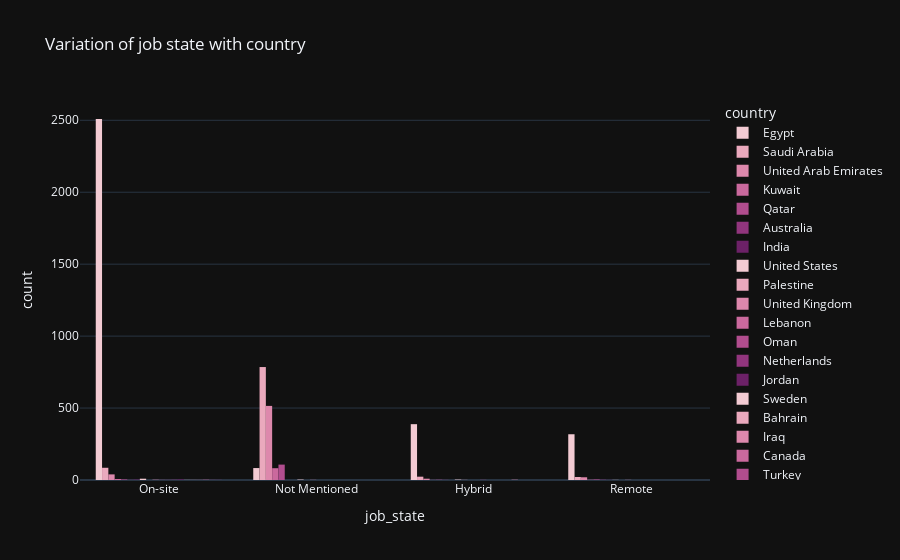

Notebook code cell kept with this figure:
### Code cell
fig= px.histogram(df,x='job_state',color='country',barmode='group',color_discrete_sequence=px.colors.sequential.Magenta,template='plotly_dark',title='Variation of job state with country')
fig.show()
#we notice that the first demand in egypt is onsite jobs and so on for the rest countries

### Figure 1 — Plotly figure (JSON) as saved in the notebook; plotly's stock layout.template omitted (floating-point values rounded to 4 significant figures; data arrays with more than 128 entries replaced by an {"elided": "..."} marker saying what was removed)
{"data": [{"alignmentgroup": "True", "bingroup": "x", "hovertemplate": "country=Egypt<br>job_state=%{x}<br>count=%{y}<extra></extra>", "legendgroup": "Egypt", "marker": {"color": "rgb(243, 203, 211)", "pattern": {"shape": ""}}, "name": "Egypt", "offsetgroup": "Egypt", "orientation": "v", "showlegend": true, "type": "histogram", "x": {"elided": "3298 str values"}, "xaxis": "x", "yaxis": "y"}, {"alignmentgroup": "True", "bingroup": "x", "hovertemplate": "country=Saudi Arabia<br>job_state=%{x}<br>count=%{y}<extra></extra>", "legendgroup": "Saudi Arabia", "marker": {"color": "rgb(234, 169, 189)", "pattern": {"shape": ""}}, "name": "Saudi Arabia", "offsetgroup": "Saudi Arabia", "orientation": "v", "showlegend": true, "type": "histogram", "x": {"elided": "914 str values"}, "xaxis": "x", "yaxis": "y"}, {"alignmentgroup": "True", "bingroup": "x", "hovertemplate": "country=United Arab Emirates<br>job_state=%{x}<br>count=%{y}<extra></extra>", "legendgroup": "United Arab Emirates", "marker": {"color": "rgb(221, 136, 172)", "pattern": {"shape": ""}}, "name": "United Arab Emirates", "offsetgroup": "United Arab Emirates", "orientation": "v", "showlegend": true, "type": "histogram", "x": {"elided": "582 str values"}, "xaxis": "x", "yaxis": "y"}, {"alignmentgroup": "True", "bingroup": "x", "hovertemplate": "country=Kuwait<br>job_state=%{x}<br>count=%{y}<extra></extra>", "legendgroup": "Kuwait", "marker": {"color": "rgb(202, 105, 157)", "pattern": {"shape": ""}}, "name": "Kuwait", "offsetgroup": "Kuwait", "orientation": "v", "showlegend": true, "type": "histogram", "x": ["On-site", "Not Mentioned", "Not Mentioned", "On-site", "On-site", "Not Mentioned", "Not Mentioned", "Not Mentioned", "Not Mentioned", "Not Mentioned", "Not Mentioned", "Not Mentioned", "Not Mentioned", "Not Mentioned", "Not Mentioned", "Not Mentioned", "Not Mentioned", "Not Mentioned", "Not Mentioned", "Not Mentioned", "Not Mentioned", "Not Mentioned", "Not Mentioned", "Not Mentioned", "Not Mentioned", "Not Mentioned", "Not Mentioned", "Not Mentioned", "Not Mentioned", "Not Mentioned", "Not Mentioned", "Not Mentioned", "Not Mentioned", "Not Mentioned", "Not Mentioned", "Not Mentioned", "Not Mentioned", "Not Mentioned", "Not Mentioned", "Not Mentioned", "On-site", "On-site", "On-site", "Remote", "Remote", "On-site", "Not Mentioned", "Not Mentioned", "Hybrid", "Not Mentioned", "Not Mentioned", "Not Mentioned", "Not Mentioned", "Not Mentioned", "Not Mentioned", "Not Mentioned", "Not Mentioned", "Not Mentioned", "Not Mentioned", "Not Mentioned", "Not Mentioned", "Not Mentioned", "Not Mentioned", "Not Mentioned", "Not Mentioned", "Not Mentioned", "Not Mentioned", "Not Mentioned", "Not Mentioned", "Not Mentioned", "Not Mentioned", "Not Mentioned", "Not Mentioned", "Not Mentioned", "Not Mentioned", "Not Mentioned", "Not Mentioned", "Not Mentioned", "Not Mentioned", "Not Mentioned", "Not Mentioned", "Not Mentioned", "Not Mentioned", "Not Mentioned", "Not Mentioned", "Not Mentioned", "Not Mentioned", "Not Mentioned", "Not Mentioned", "Not Mentioned", "Not Mentioned", "Not Mentioned"], "xaxis": "x", "yaxis": "y"}, {"alignmentgroup": "True", "bingroup": "x", "hovertemplate": "country=Qatar<br>job_state=%{x}<br>count=%{y}<extra></extra>", "legendgroup": "Qatar", "marker": {"color": "rgb(177, 77, 142)", "pattern": {"shape": ""}}, "name": "Qatar", "offsetgroup": "Qatar", "orientation": "v", "showlegend": true, "type": "histogram", "x": ["On-site", "Not Mentioned", "Not Mentioned", "Not Mentioned", "Not Mentioned", "Not Mentioned", "Remote", "Remote", "Remote", "Remote", "Not Mentioned", "On-site", "On-site", "Not Mentioned", "Not Mentioned", "Not Mentioned", "Not Mentioned", "Not Mentioned", "Not Mentioned", "Not Mentioned", "Not Mentioned", "Not Mentioned", "Not Mentioned", "Not Mentioned", "Not Mentioned", "Not Mentioned", "Not Mentioned", "Not Mentioned", "Not Mentioned", "Not Mentioned", "Not Mentioned", "Not Mentioned", "Not Mentioned", "Not Mentioned", "Not Mentioned", "Not Mentioned", "Not Mentioned", "Not Mentioned", "Not Mentioned", "Not Mentioned", "Not Mentioned", "Not Mentioned", "Not Mentioned", "Not Mentioned", "Not Mentioned", "Not Mentioned", "Not Mentioned", "Not Mentioned", "Not Mentioned", "Not Mentioned", "Not Mentioned", "Not Mentioned", "Not Mentioned", "Not Mentioned", "Not Mentioned", "Not Mentioned", "Not Mentioned", "Not Mentioned", "Not Mentioned", "Hybrid", "Not Mentioned", "Not Mentioned", "Not Mentioned", "Not Mentioned", "Not Mentioned", "Not Mentioned", "Not Mentioned", "Not Mentioned", "Not Mentioned", "Not Mentioned", "Not Mentioned", "Not Mentioned", "Not Mentioned", "Not Mentioned", "Not Mentioned", "Not Mentioned", "Not Mentioned", "Not Mentioned", "Not Mentioned", "Not Mentioned", "Not Mentioned", "Not Mentioned", "Not Mentioned", "Not Mentioned", "Not Mentioned", "Not Mentioned", "Hybrid", "Not Mentioned", "Not Mentioned", "Not Mentioned", "Not Mentioned", "Not Mentioned", "Not Mentioned", "Not Mentioned", "Not Mentioned", "Not Mentioned", "Not Mentioned", "Not Mentioned", "On-site", "Not Mentioned", "Not Mentioned", "Not Mentioned", "Not Mentioned", "Not Mentioned", "Not Mentioned", "Not Mentioned", "Not Mentioned", "Not Mentioned", "Not Mentioned", "Not Mentioned", "Not Mentioned", "Not Mentioned", "Not Mentioned", "Not Mentioned", "Not Mentioned", "Not Mentioned", "Not Mentioned"], "xaxis": "x", "yaxis": "y"}, {"alignmentgroup": "True", "bingroup": "x", "hovertemplate": "country=Australia<br>job_state=%{x}<br>count=%{y}<extra></extra>", "legendgroup": "Australia", "marker": {"color": "rgb(145, 53, 125)", "pattern": {"shape": ""}}, "name": "Australia", "offsetgroup": "Australia", "orientation": "v", "showlegend": true, "type": "histogram", "x": ["Hybrid", "Remote", "On-site", "Remote"], "xaxis": "x", "yaxis": "y"}, {"alignmentgroup": "True", "bingroup": "x", "hovertemplate": "country=India<br>job_state=%{x}<br>count=%{y}<extra></extra>", "legendgroup": "India", "marker": {"color": "rgb(108, 33, 103)", "pattern": {"shape": ""}}, "name": "India", "offsetgroup": "India", "orientation": "v", "showlegend": true, "type": "histogram", "x": ["Remote", "On-site", "On-site", "On-site"], "xaxis": "x", "yaxis": "y"}, {"alignmentgroup": "True", "bingroup": "x", "hovertemplate": "country=United States<br>job_state=%{x}<br>count=%{y}<extra></extra>", "legendgroup": "United States", "marker": {"color": "rgb(243, 203, 211)", "pattern": {"shape": ""}}, "name": "United States", "offsetgroup": "United States", "orientation": "v", "showlegend": true, "type": "histogram", "x": ["Hybrid", "Hybrid", "Hybrid", "On-site", "On-site", "On-site", "On-site", "On-site", "On-site", "On-site", "On-site", "Remote", "On-site", "Not Mentioned", "Not Mentioned", "Not Mentioned"], "xaxis": "x", "yaxis": "y"}, {"alignmentgroup": "True", "bingroup": "x", "hovertemplate": "country=Palestine<br>job_state=%{x}<br>count=%{y}<extra></extra>", "legendgroup": "Palestine", "marker": {"color": "rgb(234, 169, 189)", "pattern": {"shape": ""}}, "name": "Palestine", "offsetgroup": "Palestine", "orientation": "v", "showlegend": true, "type": "histogram", "x": ["Hybrid"], "xaxis": "x", "yaxis": "y"}, {"alignmentgroup": "True", "bingroup": "x", "hovertemplate": "country=United Kingdom<br>job_state=%{x}<br>count=%{y}<extra></extra>", "legendgroup": "United Kingdom", "marker": {"color": "rgb(221, 136, 172)", "pattern": {"shape": ""}}, "name": "United Kingdom", "offsetgroup": "United Kingdom", "orientation": "v", "showlegend": true, "type": "histogram", "x": ["Remote", "On-site", "On-site", "Not Mentioned"], "xaxis": "x", "yaxis": "y"}, {"alignmentgroup": "True", "bingroup": "x", "hovertemplate": "country=Lebanon<br>job_state=%{x}<br>count=%{y}<extra></extra>", "legendgroup": "Lebanon", "marker": {"color": "rgb(202, 105, 157)", "pattern": {"shape": ""}}, "name": "Lebanon", "offsetgroup": "Lebanon", "orientation": "v", "showlegend": true, "type": "histogram", "x": ["On-site"], "xaxis": "x", "yaxis": "y"}, {"alignmentgroup": "True", "bingroup": "x", "hovertemplate": "country=Oman<br>job_state=%{x}<br>count=%{y}<extra></extra>", "legendgroup": "Oman", "marker": {"color": "rgb(177, 77, 142)", "pattern": {"shape": ""}}, "name": "Oman", "offsetgroup": "Oman", "orientation": "v", "showlegend": true, "type": "histogram", "x": ["Hybrid", "On-site"], "xaxis": "x", "yaxis": "y"}, {"alignmentgroup": "True", "bingroup": "x", "hovertemplate": "country=Netherlands<br>job_state=%{x}<br>count=%{y}<extra></extra>", "legendgroup": "Netherlands", "marker": {"color": "rgb(145, 53, 125)", "pattern": {"shape": ""}}, "name": "Netherlands", "offsetgroup": "Netherlands", "orientation": "v", "showlegend": true, "type": "histogram", "x": ["On-site", "On-site"], "xaxis": "x", "yaxis": "y"}, {"alignmentgroup": "True", "bingroup": "x", "hovertemplate": "country=Jordan<br>job_state=%{x}<br>count=%{y}<extra></extra>", "legendgroup": "Jordan", "marker": {"color": "rgb(108, 33, 103)", "pattern": {"shape": ""}}, "name": "Jordan", "offsetgroup": "Jordan", "orientation": "v", "showlegend": true, "type": "histogram", "x": ["On-site", "On-site", "On-site", "On-site"], "xaxis": "x", "yaxis": "y"}, {"alignmentgroup": "True", "bingroup": "x", "hovertemplate": "country=Sweden<br>job_state=%{x}<br>count=%{y}<extra></extra>", "legendgroup": "Sweden", "marker": {"color": "rgb(243, 203, 211)", "pattern": {"shape": ""}}, "name": "Sweden", "offsetgroup": "Sweden", "orientation": "v", "showlegend": true, "type": "histogram", "x": ["On-site"], "xaxis": "x", "yaxis": "y"}, {"alignmentgroup": "True", "bingroup": "x", "hovertemplate": "country=Bahrain<br>job_state=%{x}<br>count=%{y}<extra></extra>", "legendgroup": "Bahrain", "marker": {"color": "rgb(234, 169, 189)", "pattern": {"shape": ""}}, "name": "Bahrain", "offsetgroup": "Bahrain", "orientation": "v", "showlegend": true, "type": "histogram", "x": ["On-site"], "xaxis": "x", "yaxis": "y"}, {"alignmentgroup": "True", "bingroup": "x", "hovertemplate": "country=Iraq<br>job_state=%{x}<br>count=%{y}<extra></extra>", "legendgroup": "Iraq", "marker": {"color": "rgb(221, 136, 172)", "pattern": {"shape": ""}}, "name": "Iraq", "offsetgroup": "Iraq", "orientation": "v", "showlegend": true, "type": "histogram", "x": ["Hybrid", "Hybrid", "On-site"], "xaxis": "x", "yaxis": "y"}, {"alignmentgroup": "True", "bingroup": "x", "hovertemplate": "country=Canada<br>job_state=%{x}<br>count=%{y}<extra></extra>", "legendgroup": "Canada", "marker": {"color": "rgb(202, 105, 157)", "pattern": {"shape": ""}}, "name": "Canada", "offsetgroup": "Canada", "orientation": "v", "showlegend": true, "type": "histogram", "x": ["On-site", "On-site"], "xaxis": "x", "yaxis": "y"}, {"alignmentgroup": "True", "bingroup": "x", "hovertemplate": "country=Turkey<br>job_state=%{x}<br>count=%{y}<extra></extra>", "legendgroup": "Turkey", "marker": {"color": "rgb(177, 77, 142)", "pattern": {"shape": ""}}, "name": "Turkey", "offsetgroup": "Turkey", "orientation": "v", "showlegend": true, "type": "histogram", "x": ["On-site"], "xaxis": "x", "yaxis": "y"}, {"alignmentgroup": "True", "bingroup": "x", "hovertemplate": "country=Mozambique<br>job_state=%{x}<br>count=%{y}<extra></extra>", "legendgroup": "Mozambique", "marker": {"color": "rgb(145, 53, 125)", "pattern": {"shape": ""}}, "name": "Mozambique", "offsetgroup": "Mozambique", "orientation": "v", "showlegend": true, "type": "histogram", "x": ["On-site"], "xaxis": "x", "yaxis": "y"}], "layout": {"barmode": "group", "legend": {"title": {"text": "country"}, "tracegroupgap": 0}, "title": {"text": "Variation of job state with country"}, "xaxis": {"anchor": "y", "domain": [0, 1], "title": {"text": "job_state"}}, "yaxis": {"anchor": "x", "domain": [0, 1], "title": {"text": "count"}}}}
